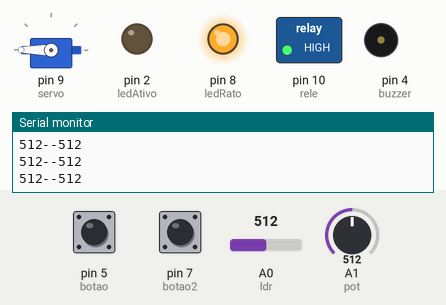
Simulated run of this sketch. Board: Arduino Uno, built with avr-gcc and run on an emulated ATmega328P. On the bench: servo, switched loads named in the sketch (green lamp = pin HIGH), output pins drawn as LEDs (lit = HIGH), buzzer (waves = sounding, pin HIGH), the last lines printed to the serial monitor. Dashed ring = blinking. The test bench sets the inputs (shaded band); at power-on: A0 (ldr) = 512, pin 5 (botao) LOW, pin 7 (botao2) HIGH, A1 (pot) = 512.

Above: at 1.2 s.
1.3 s: A0 (ldr) set to 525
At 2.1 s:
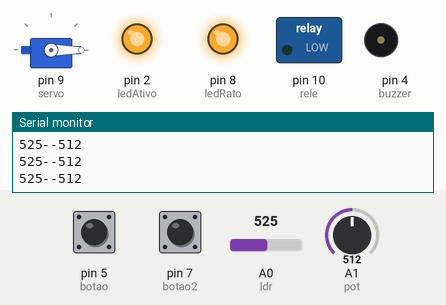
2.8 s: pin 5 (botao) pulled HIGH for 0.15 s
At 4.1 s:
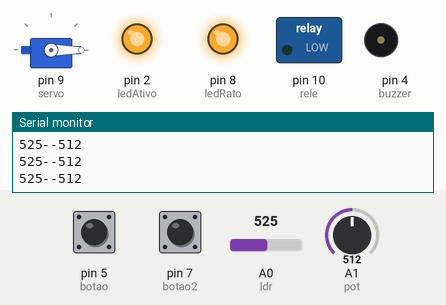
4.4 s: pin 5 (botao) pulled HIGH for 3.2 s
At 4.9 s:
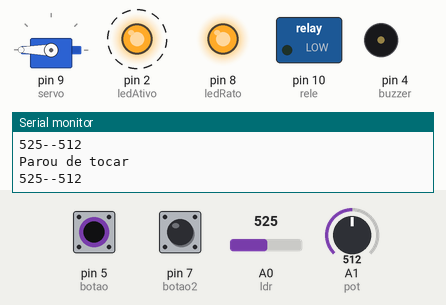
Timing chart, 0 to 9.1 s (numbered marks = the images above; inputs shaded):
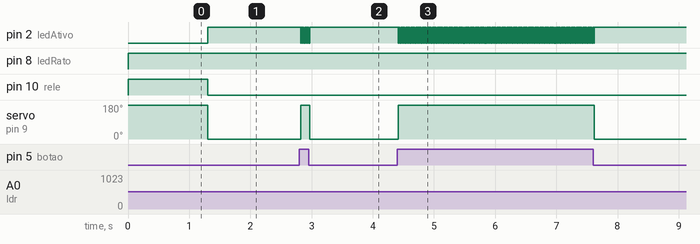

The sketch:

ratoeira.ino
```cpp
#include <Servo.h>

int ldr = A0;
int estadoLdr = 0;
int valorLdr = 0;
int pot = A1;
int valorPot = 0;
int estadoPot = 0;
int buzzer = 4;
int botao = 5;
int botao2 = 7;
int estadoBotao = 0;
//leds
int ledRato = 8;
int ledAtivo = 2;

Servo servo;
int rele = 10;
boolean ativo = false;
int estadoBotao2 = false;

void setup() {
  Serial.begin(9600);
  pinMode(ledRato, OUTPUT);
  pinMode(buzzer, OUTPUT);
  pinMode(ldr, INPUT);
  pinMode(botao, INPUT);
  pinMode(botao2, INPUT);
  pinMode(ledAtivo, OUTPUT);
  pinMode(rele, OUTPUT);
  servo.attach(9);
  servo.write(180);
  digitalWrite(rele,HIGH);


  while(digitalRead(botao2) == LOW){
    Serial.println("LAÇOOOO");
  }

}

void loop() {


  Serial.print(analogRead(ldr));
  Serial.print("--");
  Serial.println(analogRead(pot));
  //digitalWrite(rele, LOW);
  //servo.write(90);
  //digitalWrite(rele,HIGH);

  digitalWrite(ledRato,HIGH);

  //Lendo valor do potênciometro

  valorPot = analogRead(pot);
  estadoPot = map(valorPot,0,1023,0,255);
  //Lendo o estado do LDR (Sensor de luminosidade)
  valorLdr = analogRead(ldr);
  estadoLdr = map(valorLdr,0,1023,0,255);


  /*
  estadoBotao2 = digitalRead(botao2);

  if(estadoBotao2 == HIGH){

  }else{

  }
  */

  /*
  estadoLdr = map(analogRead(ldr))0,1023,0,255));
  estadoPot = map(analogRead(pot)),0,1023,0,255));
  //
  */
  //Serial.println(estadoLdr);
  if(analogRead(ldr) > analogRead(pot)){

    digitalWrite(ledAtivo, HIGH);
    //tone(buzzer, 400);
    //ativo = true;
    digitalWrite(rele,LOW);
    //Ligando o cooler
    servo.write(0);
    //digitalWrite(rele,HIGH);
    //return;
  }

  if(digitalRead(botao) == HIGH){
      Serial.println("Parou de tocar");
      estadoPot = 0;
      digitalWrite(ledAtivo, LOW);
      //noTone(buzzer);

      //digitalWrite(rele, HIGH);
      servo.write(180);
      ativo = true;
      return;
    }

  if(ativo == true){
    //digitalWrite(rele, HIGH);
  }

  //Serial.println("Estado do LDR");
  //Serial.println(valorLdr);
  //Serial.println("-----------------");
  //Serial.println("Estado do Pot");
  //Serial.println(estadoPot);
 // digitalWrite(led, HIGH);
}
```

Measured:
- the behaviour switches between 512 and 513 on A0 (ldr) (found by bisection; images 0 and 1)
- after the input at 1.3 s, pin 2 (ledAtivo): LOW → HIGH at once; pin 10 (rele): HIGH → LOW at once; servo on pin 9 (servo): 180° → 0° at once
- after the input at 2.8 s, pin 2 (ledAtivo): alternates HIGH for 0.02 s and LOW for 0.01 s, 12 changes in all, then stays HIGH, starting at once; servo on pin 9 (servo): 0° → 180° at once, → 0° 0.15 s later
- after the input at 4.4 s, pin 2 (ledAtivo): alternates HIGH for 0.02 s and LOW for 0.01 s, 238 changes in all, then stays HIGH, starting at once; servo on pin 9 (servo): 0° → 180° at once, → 0° 3.2 s later
